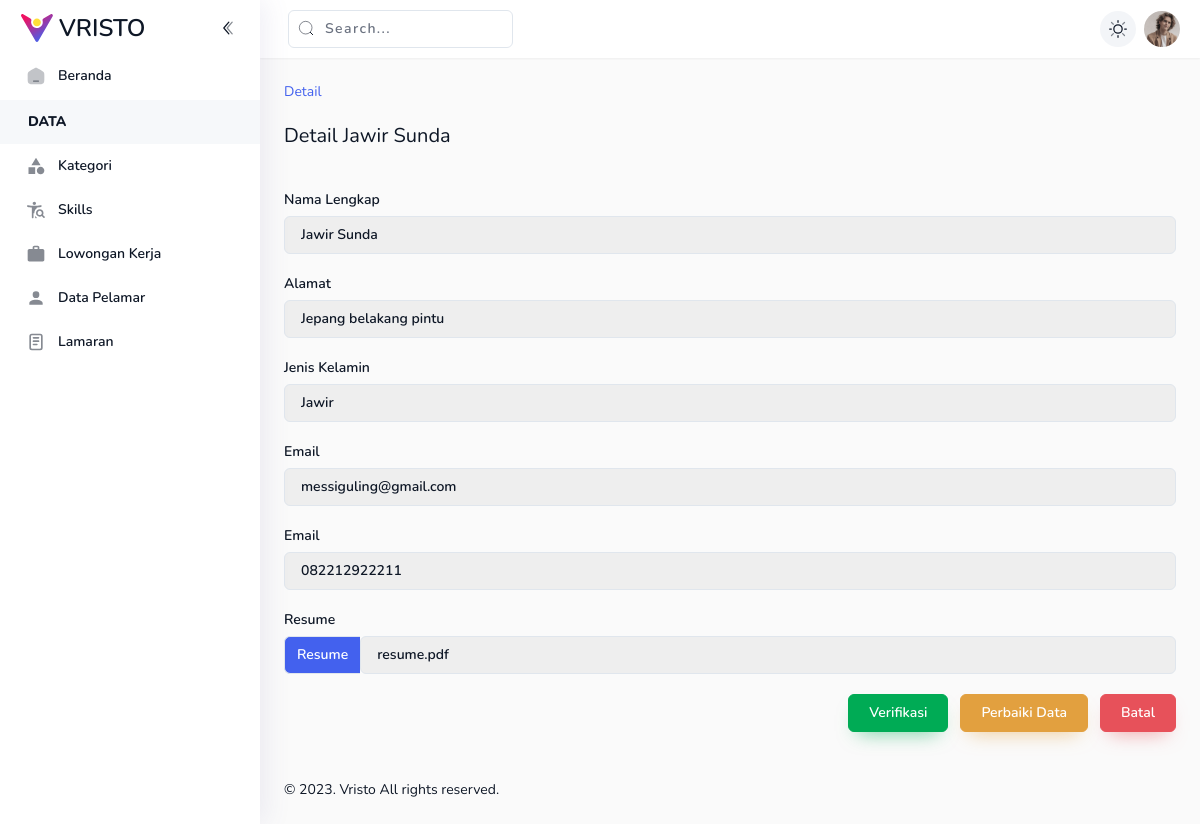
The page /admin/pelamar/read/USR001 on the database its author committed.
### tables this page shows
CREATE TABLE `data_pelamar` (
  `id_data_pelamar` varchar(50) NOT NULL,
  `id_pelamar` varchar(50) NOT NULL,
  `email` varchar(150) NOT NULL,
  `no_telp` varchar(20) NOT NULL,
  `alamat` text NOT NULL,
  `photo` varchar(100) NOT NULL,
  `id_cv` varchar(50) NOT NULL
);

CREATE TABLE `pelamar` (
  `id_pelamar` varchar(50) NOT NULL,
  `username` varchar(50) NOT NULL,
  `nama` varchar(150) NOT NULL,
  `password` varchar(50) NOT NULL
);

### application/controllers/admin/Pelamar.php (called while the page is built, shortened)
<?php
class Pelamar extends CI_Controller
{
    public function __construct()
    {
        $this->load->model('Kategori_model');
        $this->load->model('Pelamar_model');
        $this->load->model('Skills_model');
    }
    public function read($id)
    {
        $data['pelamar'] = $this->Pelamar_model->baca_detail($id);
        $this->load->view('admin/pelamar/v_single_admin', $data);
    }
}

### index.php (called while the page is built, shortened)
<?php
require_once BASEPATH.'core/CodeIgniter.php';

### application/models/Pelamar_model.php (called while the page is built, shortened)
<?php
class Pelamar_model extends CI_Model
{
    public function baca_detail($id)
    {
        $this->db->select('*');
        $this->db->from('data_pelamar');
        $this->db->join('pelamar', 'pelamar.id_pelamar = data_pelamar.id_pelamar');
        $this->db->where('pelamar.id_pelamar', $id);
        return $query = $this->db->get()->result_array();
    }
}

### application/views/admin/pelamar/v_single_admin.php (the view, shortened to what this page needs)
<!DOCTYPE html>
<html lang="en" dir="ltr">
<head>
    <link rel="stylesheet" type="text/css" media="screen" href="<?= base_url() ?>assets/css/perfect-scrollbar.min.css" />
    <link rel="stylesheet" type="text/css" media="screen" href="<?= base_url() ?>assets/css/style.css" />
    <link defer rel="stylesheet" type="text/css" media="screen" href="<?= base_url() ?>assets/css/animate.css" />
    <link rel="stylesheet" type="text/css" href="<?= base_url() ?>assets/css/nice-select2.css" />
    <link rel="stylesheet" type="text/css" href="<?= base_url() ?>assets/css/quill.snow.css" />
</head>
<body x-data="main" class="relative overflow-x-hidden font-nunito text-sm font-normal antialiased" :class="[ $store.app.sidebar ? 'toggle-sidebar' : '', $store.app.theme === 'dark' || $store.app.isDarkMode ?  'dark' : '', $store.app.menu, $store.app.layout,$store.app.rtlClass]">
    <div class="main-container min-h-screen text-black dark:text-white-dark" :class="[$store.app.navbar]">
        <div class="main-content flex min-h-screen flex-col">
            <div class="animate__animated p-6" :class="[$store.app.animation]">
                <div>
                    <ul class="flex space-x-2 rtl:space-x-reverse">
                        <li>
                            <a href="javascript:;" class="text-primary hover:underline">Detail</a>
                        </li>
                    </ul>
                    <?php foreach ($pelamar as $p) : ?>
                        <div class="flex flex-wrap items-center justify-between gap-4">
                            <h2 class="text-xl mt-5">Detail <?= $p['nama'] ?></h2>
                        </div>
                        <form action="" class="mt-10">
                            <div class="mb-5">
                                <label for="inputLarge">Nama Lengkap</label>
                                <input id="inputLarge" type="text" value="<?= $p['nama'] ?>" class="form-input disabled:pointer-events-none disabled:bg-[#eee] dark:disabled:bg-[#1b2e4b] cursor-not-allowed" disabled />
                            </div>
                            <div class="mb-5">
                                <label for="inputLarge">Alamat</label>
                                <input id="inputLarge" type="text" value="<?= $p['alamat'] ?>" class="form-input disabled:pointer-events-none disabled:bg-[#eee] dark:disabled:bg-[#1b2e4b] cursor-not-allowed" disabled />
                            </div>
                            <div class="mb-5">
                                <label for="inputLarge">Jenis Kelamin</label>
                                <input id="inputLarge" type="text" value="Jawir" class="form-input disabled:pointer-events-none disabled:bg-[#eee] dark:disabled:bg-[#1b2e4b] cursor-not-allowed" disabled />
                            </div>
                            <div class="mb-5">
                                <label for="inputLarge">Email</label>
                                <input id="inputLarge" type="text" value="<?= $p['email'] ?>" class="form-input disabled:pointer-events-none disabled:bg-[#eee] dark:disabled:bg-[#1b2e4b] cursor-not-allowed" disabled />
                            </div>
                            <div class="mb-5">
                                <label for="inputLarge">Email</label>
                                <input id="inputLarge" type="text" value="<?= $p['no_telp'] ?>" class="form-input disabled:pointer-events-none disabled:bg-[#eee] dark:disabled:bg-[#1b2e4b] cursor-not-allowed" disabled />
                            </div>
                            <div x-data="dropdown" class="mb-5 dropdown">
                                <label id="dropdownLeft">Resume</label>
                                <div class="flex">
                                    <div class="bg-primary text-white flex justify-center items-center ltr:rounded-l-md rtl:rounded-r-md px-3 font-semibold border ltr:border-r-0 rtl:border-l-0 border-[#e0e6ed] dark:border-[#17263c] cursor-pointer" @click="toggle" @click.outside="open = false">Resume</div>
                                    <input id="dropdownLeft" type="text" value="resume.pdf" class="form-input disabled:pointer-events-none disabled:bg-[#eee] dark:disabled:bg-[#1b2e4b] cursor-not-allowed" disabled />
                                </div>
                            </div>
                            <div class="flex items-center gap-3 justify-end mt-5">
                                <a href="data-pelamar.html">
                                    <button type="button" class="btn btn-success">Verifikasi</button>
                                </a>
                                <a href="data-pelamar.html">
                                    <button type="button" class="btn btn-warning">Perbaiki Data</button>
                                </a>
                                <a href="data-pelamar.html">
                                    <button type="button" class="btn btn-danger">Batal</button>
                                </a>
                            </div>
                        <?php endforeach ?>
                        </form>
                </div>
            </div>
        </div>
    </div>
    <link rel="stylesheet" href="<?= base_url() ?>assets/css/highlight.min.css" />
</body>
</html>

### rows shown on the page
data_pelamar: id_pelamar.nama "Jawir Sunda", alamat "Jepang belakang pintu", email "messiguling@gmail.com", no_telp "082212922211"
